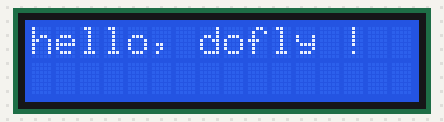
The sketch below on a simulated Arduino Uno, built with avr-gcc and run on an emulated ATmega328P. On the bench: 16×2 character LCD.

Above: at 0.1 s.
At 3.1 s:
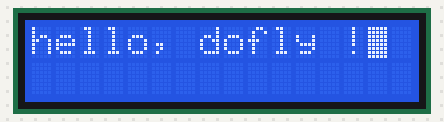

The sketch:

LCD1602_Blink.ino
```cpp
/*

 http://shop34791330.taobao.com/ //德飞莱旗舰店
 http://qixingchong.tmall.com/   //七星虫旗舰店
 http://www.doflye.net //德飞莱技术论坛
 http://www.doflye.net/forum-98-1.html //德飞莱论坛arduino版块
 LiquidCrystal库 - 闪烁

 演示了如何使用16X2液晶显示屏。该LiquidCrystal
 库适用于所有的兼容HD44780的LCD液晶。常用的是16引脚。


 引脚定义，这里使用4位数据模式，只写数据，不读数据:
 * LCD RS pin to digital pin 12      //数据/指令控制引脚
 * LCD Enable pin to digital pin 11  //使能引脚
 * LCD D4 pin to digital pin 5
 * LCD D5 pin to digital pin 4
 * LCD D6 pin to digital pin 3
 * LCD D7 pin to digital pin 2
 * LCD R/W pin to ground 接GND       //读/写控制引脚，高电平是读数据，低电平是写数据
 * 10K resistor://使用LY-51S开发板已经连接好这些硬件，值需要连接对应的端口，非常方便。
 * ends to +5V and ground VO引脚接电位器抽头，用于调节对比度，LY-51S开发板只需要调节W1电位器。
 * wiper to LCD VO pin (pin 3)

 面包板连接电路图和详细说明英文版：
 http://arduino.cc/en/Tutorial/LiquidCrystalBlink
 使用独立模块开发板LY-51S连接详情：
 http://www.doflye.net/viewthread.php?tid=5293&extra=
 */

//包含库文件代码:
#include <LiquidCrystal.h>

//初始化引脚
LiquidCrystal lcd(12, 11, 5, 4, 3, 2);

void setup() {
  //设置LCD的行列数据:
  lcd.begin(16, 2);
  // 打印显示信息:
  lcd.print("hello, dofly !");
}

void loop() {
  // 关闭闪烁光标:
  lcd.noBlink();
  delay(3000);
   //打开闪烁光标
  lcd.blink();
  delay(3000);
}
```

Measured:
- what the display in image 1 shows lasts 3.0 s, from 3.1 s to 6.1 s
